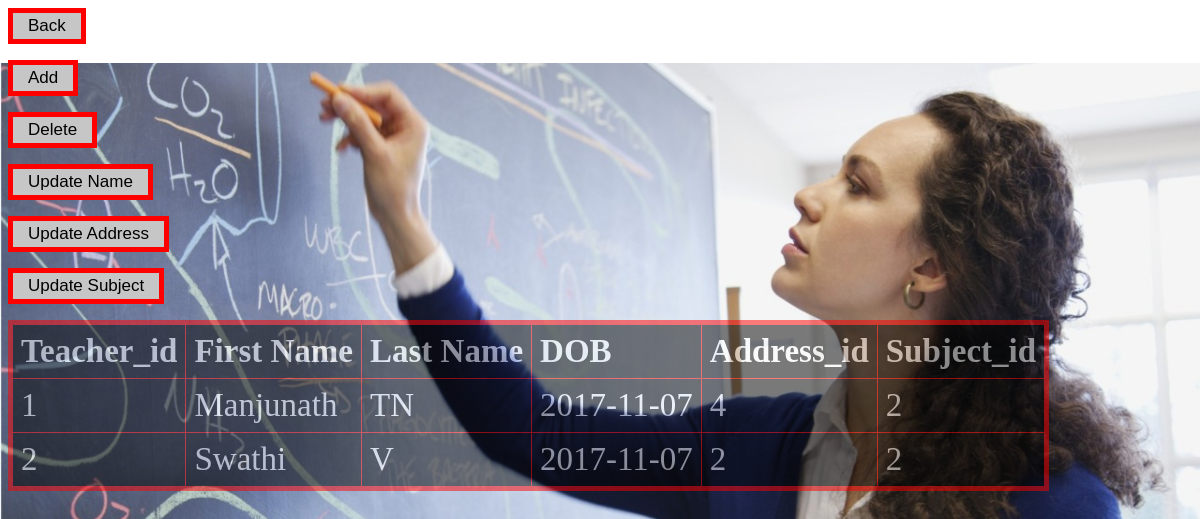
The app's page /dbms/teacher.php with its own data.
### tables this page shows
CREATE TABLE `teacher` (
  `teacher_id` int(10) NOT NULL,
  `first_name` varchar(60) NOT NULL,
  `last_name` varchar(60) NOT NULL,
  `dob` varchar(50) NOT NULL,
  `address_id` int(10) NOT NULL,
  `subject_id` int(10) NOT NULL
);

### dbms/teacher.php (the view, shortened to what this page needs)
 <html>
<head>
</head>
<body background="te.jpeg">
<form action="tables.html" method="post">
<p>
    <input type="submit" name="submit" value="Back" />
</p>
    </form>
<form action="teacheradd.php" method="post">
<p>
    <input type="submit" name="submit" value="Add" />
</p>
</form>
<form action="teacherdelete.php" method="post">
<p>
    <input type="submit" name="submit" value="Delete" />
</p>
</form>
<form action="teacherupdatename.php" method="post">
<p>
    <input type="submit" name="submit" value="Update Name" />
</p>
</form>
<form action="teacherupdateaddress.php" method="post">
<p>
    <input type="submit" name="submit" value="Update Address" />
</p>
</form>
<form action="teacherupdatesubject.php" method="post">
<p>
    <input type="submit" name="submit" value="Update Subject" />
</p>
</form>
<?php
require_once('../mysqli_connection.php');
$query = "SELECT teacher_id, first_name, last_name, dob, address_id, subject_id FROM teacher";
$response = @mysqli_query($dbc, $query);
if($response){
echo '<table align="left"
cellspacing="5" cellpadding="8" border="1">
<tr>
<td align="left"><b>Teacher_id</b></td>
<td align="left"><b>First Name</b></td>
<td align="left"><b>Last Name</b></td>
<td align="left"><b>DOB</b></td>
<td align="left"><b>Address_id</b></td>
<td align="left"><b>Subject_id</b></td>
</tr>';
while($row = mysqli_fetch_array($response)){
echo '<tr><td align="left">' .
$row['teacher_id'] . '</td><td align="left">' .
$row['first_name'] . '</td><td align="left">' .
$row['last_name'] . '</td><td align="left">' .
$row['dob'] . '</td><td align="left">' .
$row['address_id'] . '</td><td align="left">' .
$row['subject_id'] . '</td>' ;
echo '</tr>';
}
echo '</table>';
} else {
echo "Couldn't issue database query<br />";
echo mysqli_error($dbc);
}
?>
</body>
</html>

### dbms/teacher.php (style rules this page uses)
body { background-size: 100%; background-position: center; background-repeat: no-repeat; }
table { border-collapse: collapse; border: 5px solid red; font-size: 33px; background-color: #000; color: #fff; opacity: .5; }
input[type=submit] { background: #c7c6c6; font-size: 17px; border: 5px solid red; padding: 3px 15px; }

### records on screen
teacher: teacher_id "1", first_name "Manjunath", last_name "TN", dob "2017-11-07", address "4", subject "2"
teacher: teacher_id "2", first_name "Swathi", last_name "V", dob "2017-11-07", address "2", subject "2"
